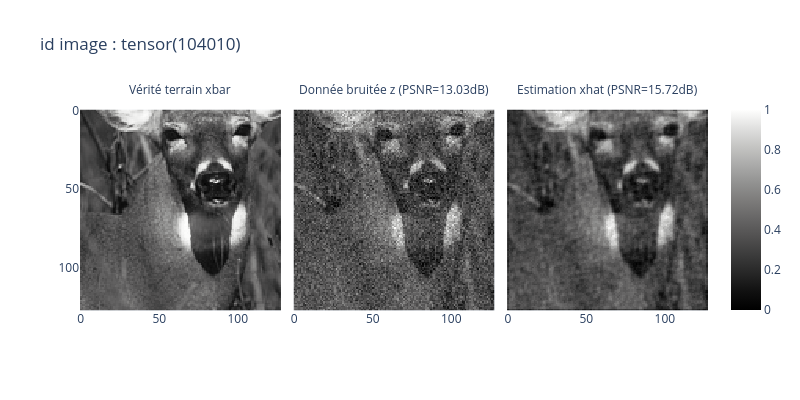

This figure's notebook cell:
### Markdown cell above
## Test

### Code cell
# chargement d'une image de test
z, xbar, img_id = test_noisybsds[10]

img_xbar = optim.torchImg2Numpy(xbar)
img_z    = optim.torchImg2Numpy(z)

snr_z = optim.snr(img_z,img_xbar)

# application du réseau à la donnée dégradée z
with torch.no_grad():
    xhat = ista_net(z.unsqueeze(0).to(device)).squeeze(0).cpu()


img_xhat = optim.torchImg2Numpy(xhat)  
snr_xhat = optim.snr(img_xhat,img_xbar) 
    
# affichage du résultat

fig = px.imshow(np.array([img_xbar,img_z,img_xhat]), color_continuous_scale='rgb',
                    title='id image : '+ str(img_id),
                    facet_col=0, facet_col_spacing=0, facet_col_wrap=3,
                    width=800, height=400,
                    )
    
fig.update_coloraxes(cmin=0, cmax=1)

legend = [  'Vérité terrain xbar',
            'Donnée bruitée z (PSNR='  +"{:.2f}".format(snr_z)+'dB)',
            'Estimation xhat (PSNR='+"{:.2f}".format(snr_xhat)+'dB)'   ]
item_map={f'{i}':key for i, key in enumerate(legend)}
fig.for_each_annotation(lambda a: a.update(text=item_map[a.text.split("=")[1]]))

fig.show()

### Figure 1 — Plotly figure (JSON) as saved in the notebook; plotly's stock layout.template omitted (floating-point values rounded to 4 significant figures; data arrays with more than 128 entries replaced by an {"elided": "..."} marker saying what was removed)
{"data": [{"coloraxis": "coloraxis", "hovertemplate": "x: %{x}<br>y: %{y}<br>color: %{z}<extra></extra>", "name": "0", "type": "heatmap", "xaxis": "x", "yaxis": "y", "z": {"elided": "128x128 float values"}}, {"coloraxis": "coloraxis", "hovertemplate": "x: %{x}<br>y: %{y}<br>color: %{z}<extra></extra>", "name": "1", "type": "heatmap", "xaxis": "x2", "yaxis": "y2", "z": {"elided": "128x128 float values"}}, {"coloraxis": "coloraxis", "hovertemplate": "x: %{x}<br>y: %{y}<br>color: %{z}<extra></extra>", "name": "2", "type": "heatmap", "xaxis": "x3", "yaxis": "y3", "z": {"elided": "128x128 float values"}}], "layout": {"annotations": [{"font": {}, "showarrow": false, "text": "Vérité terrain xbar", "x": 0.16, "xanchor": "center", "xref": "paper", "y": 1, "yanchor": "bottom", "yref": "paper"}, {"font": {}, "showarrow": false, "text": "Donnée bruitée z (PSNR=13.03dB)", "x": 0.5, "xanchor": "center", "xref": "paper", "y": 1, "yanchor": "bottom", "yref": "paper"}, {"font": {}, "showarrow": false, "text": "Estimation xhat (PSNR=15.72dB)", "x": 0.84, "xanchor": "center", "xref": "paper", "y": 1, "yanchor": "bottom", "yref": "paper"}], "coloraxis": {"cmax": 1, "cmin": 0, "colorscale": [[0, "rgb(0, 0, 0)"], [0.09091, "rgb(16, 16, 16)"], [0.1818, "rgb(38, 38, 38)"], [0.2727, "rgb(59, 59, 59)"], [0.3636, "rgb(81, 80, 80)"], [0.4545, "rgb(102, 101, 101)"], [0.5455, "rgb(124, 123, 122)"], [0.6364, "rgb(146, 146, 145)"], [0.7273, "rgb(171, 171, 170)"], [0.8182, "rgb(197, 197, 195)"], [0.9091, "rgb(224, 224, 223)"], [1, "rgb(254, 254, 253)"]]}, "height": 400, "title": {"text": "id image : tensor(104010)"}, "width": 800, "xaxis": {"anchor": "y", "constrain": "domain", "domain": [0, 0.32], "scaleanchor": "y"}, "xaxis2": {"anchor": "y2", "domain": [0.34, 0.66], "matches": "x"}, "xaxis3": {"anchor": "y3", "domain": [0.68, 1.0], "matches": "x"}, "yaxis": {"anchor": "x", "autorange": "reversed", "constrain": "domain", "domain": [0, 1]}, "yaxis2": {"anchor": "x2", "domain": [0, 1], "matches": "y", "showticklabels": false}, "yaxis3": {"anchor": "x3", "domain": [0, 1], "matches": "y", "showticklabels": false}}}
